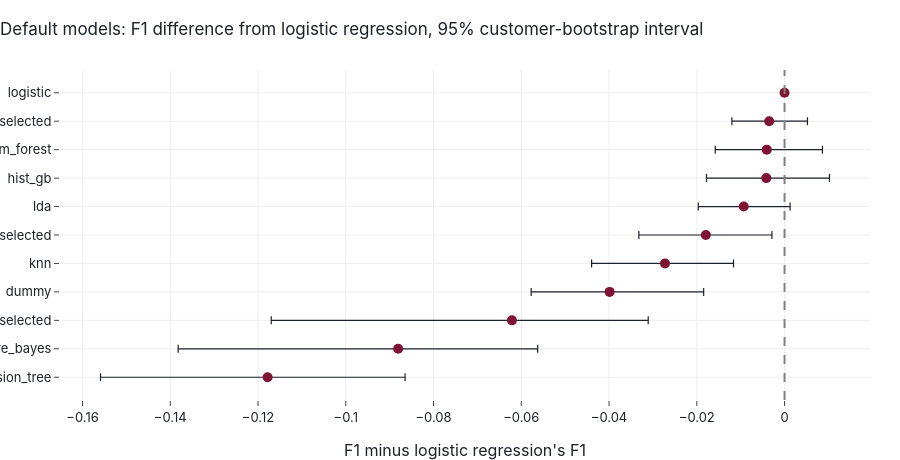

The code cell stored with this chart in its notebook:
### Code cell
order = board_default.index[::-1]  # best at the top of the chart
fig = go.Figure(go.Scatter(
    x=board_default.loc[order, "f1_diff"], y=order, mode="markers",
    marker=dict(size=10, color=ACCENT["burgundy"]),
    error_x=dict(
        type="data", symmetric=False,
        array=(board_default.loc[order, "ci_high"] - board_default.loc[order, "f1_diff"]).fillna(0),
        arrayminus=(board_default.loc[order, "f1_diff"] - board_default.loc[order, "ci_low"]).fillna(0),
        color=ACCENT["near_black"], thickness=1.2,
    ),
    customdata=board_default.loc[order, ["f1", "ci_low", "ci_high"]],
    hovertemplate="%{y}<br>F1 %{customdata[0]:.3f}<br>difference %{x:+.3f}"
                  "<br>95% interval [%{customdata[1]:.3f}, %{customdata[2]:.3f}]<extra></extra>",
))
fig.add_vline(x=0, line=dict(color="grey", dash="dash"))
fig.update_layout(
    title="Default models: F1 difference from logistic regression, 95% customer-bootstrap interval",
    xaxis_title="F1 minus logistic regression's F1",
    height=460,
)
fig.write_html(FIGURES_DIR / "04_default_scoreboard.html", **HTML_OPTIONS)
fig.write_image(FIGURES_DIR / "04_default_scoreboard.png", **PNG_OPTIONS)
fig.show()

### Figure 1 — Plotly figure (JSON) as saved in the notebook; plotly's stock layout.template omitted (floating-point values rounded to 4 significant figures)
{"data": [{"customdata": [[0.6308, -0.1559, -0.08649], [0.6606, -0.1382, -0.05626], [0.6865, -0.117, -0.03107], [0.7088, -0.05775, -0.01844], [0.7214, -0.04397, -0.01163], [0.7307, -0.03321, -0.002879], [0.7394, -0.01966, 0.001268], [0.7445, -0.01779, 0.01025], [0.7446, -0.01579, 0.008639], [0.7452, -0.012, 0.005223], [0.7487, NaN, NaN]], "error_x": {"array": [0.03133, 0.0318, 0.03106, 0.02143, 0.01562, 0.01506, 0.01057, 0.01441, 0.0127, 0.008717, 0.0], "arrayminus": [0.03808, 0.05014, 0.05485, 0.01788, 0.01672, 0.01526, 0.01036, 0.01363, 0.01174, 0.008501, 0.0], "color": "#1d212a", "symmetric": false, "thickness": 1.2, "type": "data"}, "hovertemplate": "%{y}<br>F1 %{customdata[0]:.3f}<br>difference %{x:+.3f}<br>95% interval [%{customdata[1]:.3f}, %{customdata[2]:.3f}]<extra></extra>", "marker": {"color": "#801333", "size": 10}, "mode": "markers", "type": "scatter", "x": [-0.1178, -0.08806, -0.06213, -0.03987, -0.02725, -0.01794, -0.009299, -0.00416, -0.004056, -0.003495, 0.0], "y": ["decision_tree", "naive_bayes", "naive_bayes_selected", "dummy", "knn", "knn_selected", "lda", "hist_gb", "random_forest", "lda_selected", "logistic"]}], "layout": {"height": 460, "shapes": [{"line": {"color": "grey", "dash": "dash"}, "type": "line", "x0": 0, "x1": 0, "xref": "x", "y0": 0, "y1": 1, "yref": "y domain"}], "title": {"text": "Default models: F1 difference from logistic regression, 95% customer-bootstrap interval"}, "xaxis": {"title": {"text": "F1 minus logistic regression's F1"}}}}
